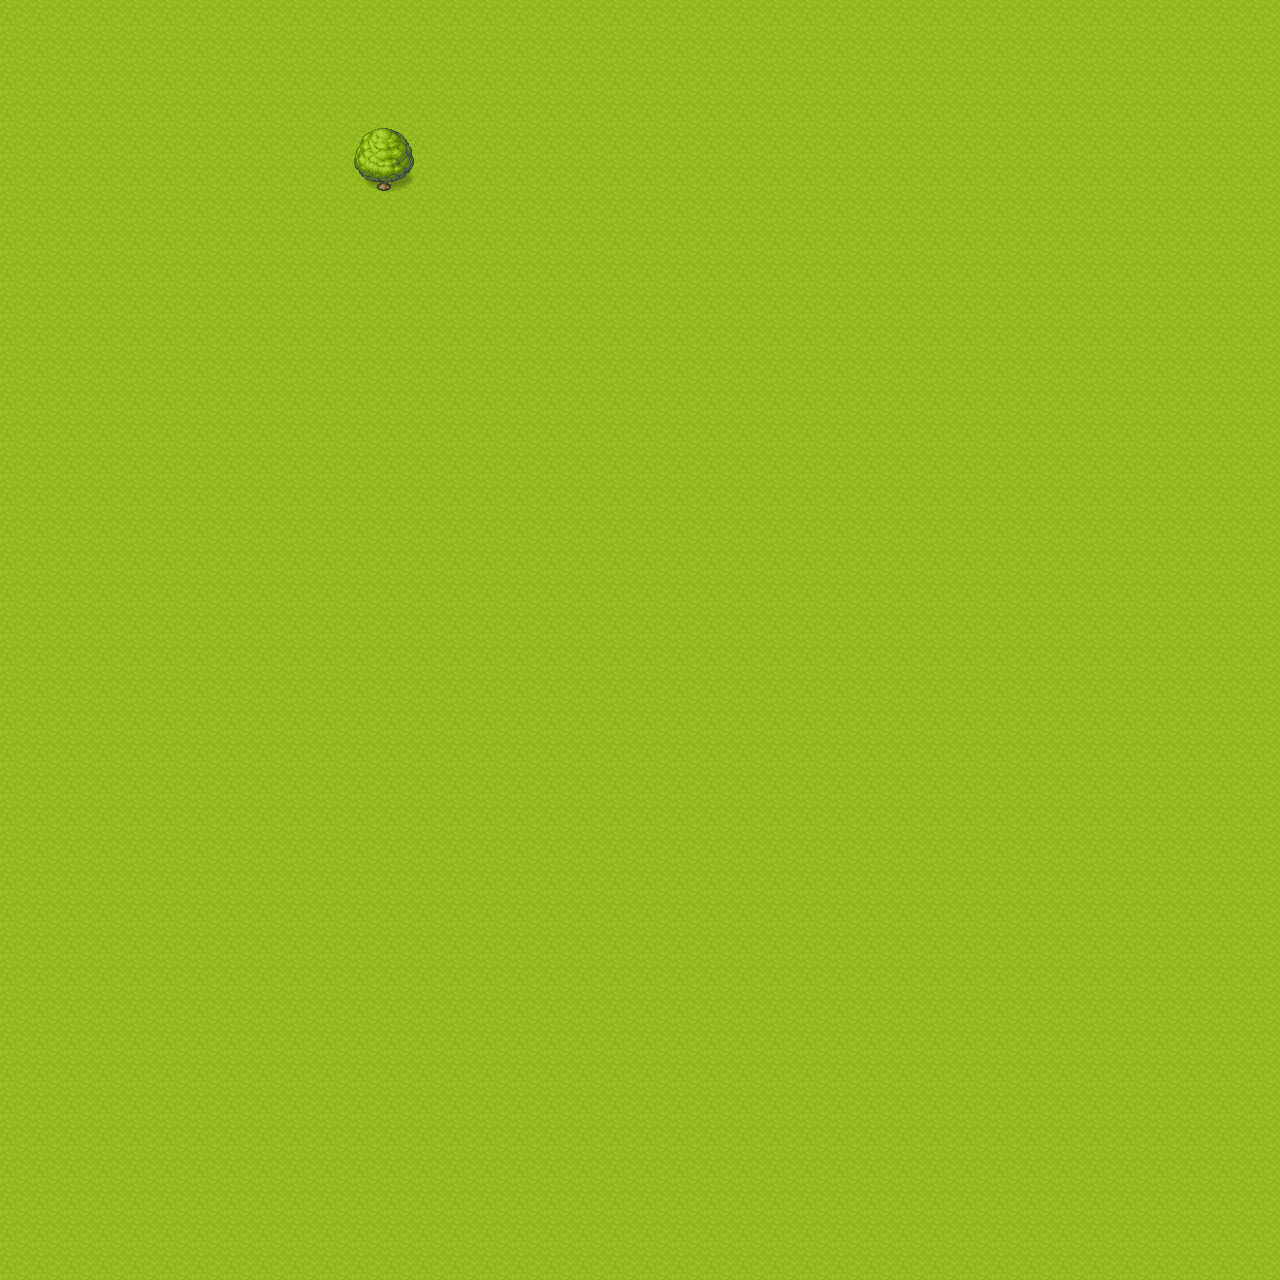

This is a level from a 2D game, rendered from its Tiled map with the project's own tilesets. A one-line summary and the map file follow, with tile-layer data summarised:
An orthogonal 40x40 tile map with 32x32 px tiles, 2 tile layers (Tile Layer 1, Tile Layer 2) and 3 objects (start, EV-1, EV-2).

<map version="1.9" tiledversion="1.9.2" orientation="orthogonal" renderorder="right-down" width="40" height="40" tilewidth="32" tileheight="32" infinite="0" nextlayerid="11" nextobjectid="33">
 <tileset firstgid="1" source="tileset.tsx" />
 <layer id="8" name="Tile Layer 1" width="40" height="40">
  <data>[1600 cells, 1600 non-empty, 1 distinct tile ids]</data>
 </layer>
 <layer id="10" name="Tile Layer 2" width="40" height="40">
  <data>[1600 cells, 4 non-empty, 4 distinct tile ids]</data>
 </layer>
 <objectgroup id="9" name="Object Layer 1">
  <object id="30" name="start" x="156" y="220">
   <point />
  </object>
  <object id="31" name="EV-1" x="223" y="400">
   <point />
  </object>
  <object id="32" name="EV-2" x="227" y="388">
   <point />
  </object>
 </objectgroup>
</map>
